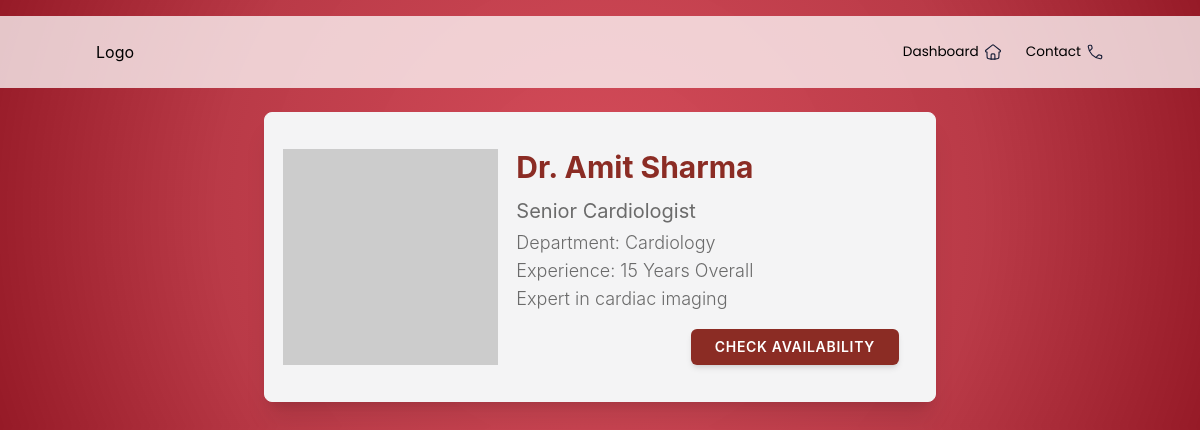
/doctor_info/1, run on the app's committed database.
### models.py (models this page shows)
class Doctor(db.Model):
    DoctorID = db.Column(db.Integer, primary_key=True)
    FirstName = db.Column(db.String,nullable=False)
    LastName = db.Column(db.String,nullable=False)
    Username= db.Column(db.String, nullable=False)
    Password = db.Column(db.String, nullable=False)
    available=db.Column(db.String)
    Department = db.Column(db.String, db.ForeignKey('department.Department_name'), nullable=False)
    Position = db.Column(db.String)
    Experience = db.Column(db.Integer)
    Remarks = db.Column(db.String)
    photo = db.Column(db.String)
    appointments = db.relationship('Appointment', back_populates='doctor', cascade="all, delete")
    department_rel = db.relationship('Department', back_populates='doctors')

### routes/patient.py (the view)
@app.route("/doctor_info/<int:doctor_id>")
def doctor_info(doctor_id):
    doctor = Doctor.query.get(doctor_id)
    if not doctor:
        return "Doctor not found", 404
    return render_template("doctor_info.html", doctor=doctor)

### templates/doctor_info.html (shortened to what this page needs)
<!DOCTYPE html>
<html lang="en">
<head>
    <link rel="stylesheet" href="..\static\style.css">
    <script src="https://cdn.tailwindcss.com"></script>
</head>
<body>
    <header>
        <nav>
        <div class="logo">
            <h2>Logo</h2>
        </div>
        <div class="nav-icons">
            <ul>
            <li>Dashboard </li>
            <li>Contact </li>
            </ul>
        </div>
        </nav>
    </header>
    <main>
        <div id="profile-card" class="w-full max-w-2xl bg-white shadow-xl rounded-lg overflow-hidden flex flex-col md:flex-row border border-gray-100">
            <div class="md:w-1/3 flex-shrink-0">
                <img
                    src="https://placehold.co/300x300/e5e7eb/text-gray?text=Profile+Photo"
                    alt="Professional portrait"
                    class="w-full h-full object-cover"
                    onerror="this.onerror=null;this.src='https://placehold.co/300x300/e5e7eb/text-gray?text=Photo+Error';"
                />
            </div>
            <div class="md:w-2/3 p-6 flex flex-col justify-between">
                <div class="space-y-1 mb-4">
                    <div class="text-3xl font-bold text-accent-dark">
                        Dr. {{ doctor.FirstName }} {{ doctor.LastName }}
                    </div>
                    <div class="text-xl text-text-gray pt-2">
                        {{ doctor.Position }}
                    </div>
                    <div class="text-lg text-text-gray font-light">
                        <div>
                            Department: {{ doctor.Department }}
                        </div>
                        <div>
                            Experience: {{ doctor.Experience }} Years Overall
                        </div>
                        <div>
                            {{ doctor.Remarks }}
                        </div>
                    </div>
                </div>
                <div class="flex justify-end">
                    <button
                        onclick="console.log('Viewing Profile...'); alert('Viewing Profile!');"
                        class="px-6 py-2 bg-accent-dark text-white font-semibold text-sm uppercase tracking-wider rounded-md shadow-md transition duration-300 hover:bg-accent-hover focus:outline-none focus:ring-2 focus:ring-accent-dark focus:ring-opacity-50"
                    >
                        Check availability
                    </button>
                </div>
            </div>
        </div>
    </main>
</body>
</html>

### static/style.css (style rules this page uses)
* { margin: 0; padding: 0; }
body { background: radial-gradient( circle at center, #d03040db 0%, #b01e2ddf 60%, #961a27 100%); }
:root { --primary-color: #007bff; --secondary-color: #6c757d; --header-bg: #5a7188; --header-text: #ffffff; --row-bg-odd: #ffffff; --row-bg-even: #f8f9fa; --border-color: #dee2e6; }
nav { display: flex; align-items: center; justify-content: space-between; margin-top: 2vh; gap: 3vw; background-color: rgba(255, 255, 255, 0.75); padding: 3vh; padding-left: 8vw; padding-right: 8vw; }
.nav-icons ul { display: flex; list-style: none; gap: 2vw; }
.nav-icons li { display: flex; align-items: center; font-family: 'Poppins', sans-serif; font-size: 0.85em; cursor: pointer; gap: 5px; }
main { display: flex; justify-content: center; align-items: center; }
#profile-card { background-color: #f4f4f5; display: flex; justify-content: center; align-items: center; font-family: 'Inter', sans-serif; margin: 2vw; padding: 1.5vh; }
#profile-card img { margin-left: 0.5vw; }

### data on the page
Doctor: FirstName "Amit", LastName "Sharma", Position "Senior Cardiologist", Department "Cardiology", Experience "15", Remarks "Expert in cardiac imaging"
